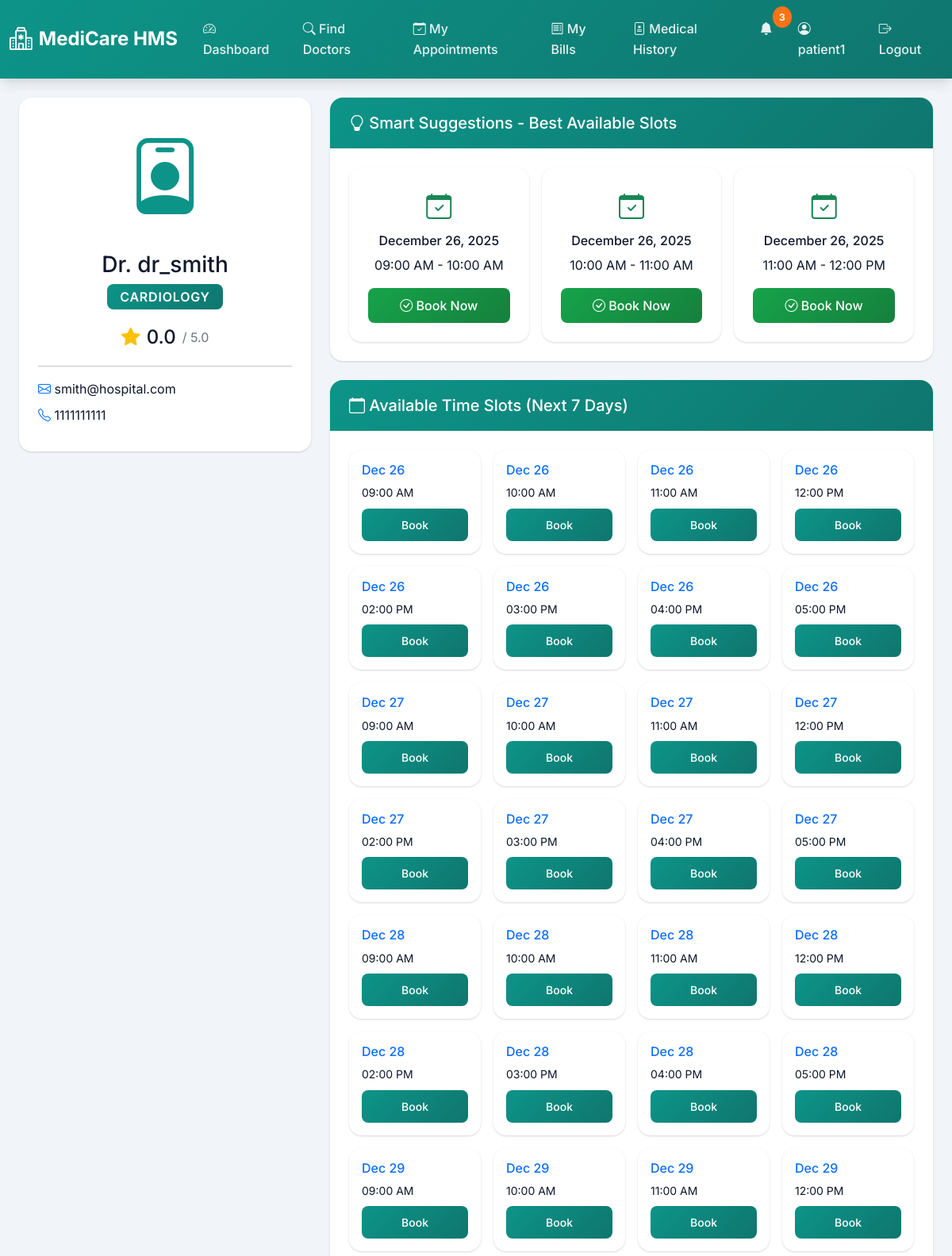
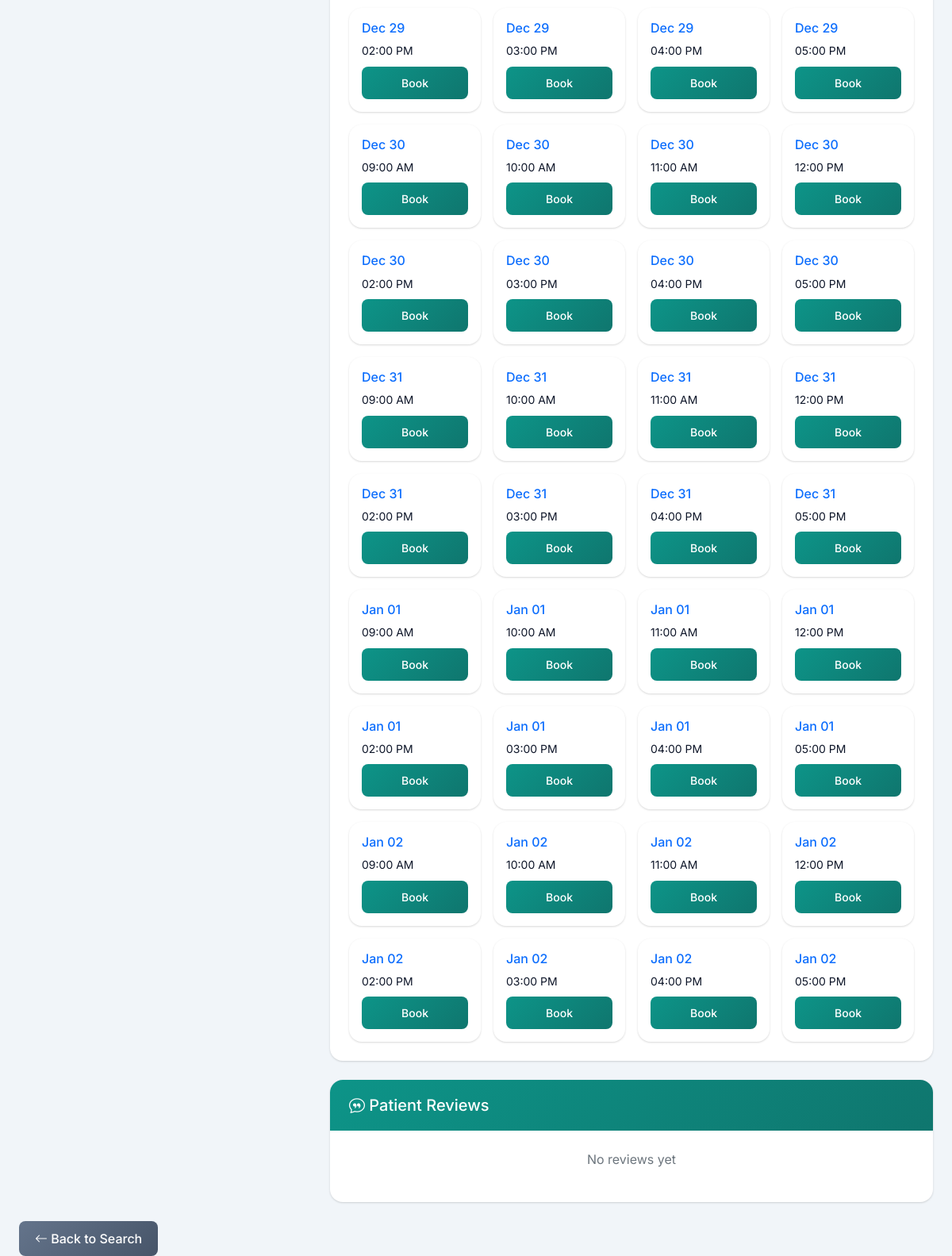
The app's page /patient/doctors/1 (signed in) with its own data (2 pictures, top to bottom).
### models.py (models this page shows, shortened)
class User(db.Model):
    __tablename__ = 'users'
    id = db.Column(db.Integer, primary_key=True)
    username = db.Column(db.String(80), unique=True, nullable=False)
    password_hash = db.Column(db.String(255), nullable=False)
    email = db.Column(db.String(120), unique=True, nullable=False)
    phone = db.Column(db.String(20))
    role = db.Column(db.String(20), nullable=False)  # admin, doctor, patient
    full_name = db.Column(db.String(150))
    date_of_birth = db.Column(db.Date)
    gender = db.Column(db.String(10))
    address = db.Column(db.Text)
    profile_image = db.Column(db.String(255))
    is_active = db.Column(db.Boolean, default=True)
    created_at = db.Column(db.DateTime, default=datetime.utcnow)
    last_login = db.Column(db.DateTime)

class Doctor(db.Model):
    __tablename__ = 'doctors'
    id = db.Column(db.Integer, primary_key=True)
    user_id = db.Column(db.Integer, db.ForeignKey('users.id'), nullable=False)
    specialization = db.Column(db.String(100), nullable=False)
    rating = db.Column(db.Float, default=0.0)
    license_number = db.Column(db.String(50))
    qualifications = db.Column(db.Text)
    experience_years = db.Column(db.Integer)
    consultation_fee = db.Column(db.Float, default=0.0)
    bio = db.Column(db.Text)
    department = db.Column(db.String(100))
    room_number = db.Column(db.String(20))
    user = db.relationship('User', backref='doctor_profile')
    availabilities = db.relationship('Availability', backref='doctor', lazy=True, cascade='all, delete-orphan')
    appointments = db.relationship('Appointment', backref='doctor', lazy=True)

### routes/patient.py (the view)
@bp.route('/doctors/<int:doctor_id>')
@role_required('patient')
def doctor_profile(doctor_id):
    doctor = Doctor.query.get_or_404(doctor_id)
    today = date.today()
    seven_days = today + timedelta(days=7)
    available_slots = get_default_time_slots(doctor.id, today, seven_days)
    suggestions = get_smart_suggestions(available_slots)
    recent_ratings = Rating.query.filter_by(doctor_id=doctor.id).order_by(
        Rating.created_at.desc()
    ).limit(5).all()
    return render_template('patient/doctor_profile.html',
                         doctor=doctor,
                         available_slots=available_slots,
                         suggestions=suggestions,
                         recent_ratings=recent_ratings)

### app.py (called while the page is built)
@app.context_processor
def inject_notifications():
    if 'user_id' in session:
        from utils.notifications import get_unread_count
        return {'unread_count': get_unread_count(session['user_id'])}
    return {'unread_count': 0}

### routes/patient.py (called while the page is built)
def get_smart_suggestions(available_slots):
    if not available_slots:
        return []
    today = date.today()
    three_days = today + timedelta(days=3)
    priority_slots = [s for s in available_slots if s.date <= three_days]
    if not priority_slots:
        priority_slots = available_slots
    priority_slots.sort(key=lambda x: (x.date, x.start_time))
    return priority_slots[:3]

### utils/auth.py (called while the page is built)
def role_required(role):
    def decorator(f):
        @wraps(f)
        def decorated_function(*args, **kwargs):
            if 'user_id' not in session:
                flash('Please log in to access this page.', 'error')
                return redirect(url_for('shared.login'))
            if session.get('role') != role:
                flash('You do not have permission to access this page.', 'error')
                return redirect(url_for('shared.login'))
            return f(*args, **kwargs)
        return decorated_function
    return decorator

### utils/notifications.py (called while the page is built)
def get_unread_count(user_id):
    return Notification.query.filter_by(user_id=user_id, is_read=False).count()

### templates/patient/doctor_profile.html (shortened to what this page needs)
{% extends "base.html" %}
{% block content %}
<div class="container-fluid">
    <div class="row g-4">
        <div class="col-md-4">
            <div class="card">
                <div class="card-body text-center">
                    <i class="bi bi-person-badge" style="font-size: 6rem; color: var(--primary-color);"></i>
                    <h3 class="mt-3">Dr. {{ doctor.user.username }}</h3>
                    <span class="badge bg-primary mb-3" style="font-size: 1rem;">{{ doctor.specialization }}</span>
                    <div class="mb-3">
                        <div class="d-flex justify-content-center align-items-center mb-2">
                            <i class="bi bi-star-fill text-warning me-2" style="font-size: 1.5rem;"></i>
                            <h4 class="mb-0">{{ "%.1f"|format(doctor.rating) }}</h4>
                            <span class="text-muted ms-2">/ 5.0</span>
                        </div>
                    </div>
                    <hr>
                    <div class="text-start">
                        <p class="mb-2"><i class="bi bi-envelope text-primary"></i> {{ doctor.user.email }}</p>
                        <p class="mb-2"><i class="bi bi-telephone text-primary"></i> {{ doctor.user.phone }}</p>
                    </div>
                </div>
            </div>
        </div>
        <div class="col-md-8">
            {% if suggestions %}
            <div class="card mb-4">
                <div class="card-header bg-success text-white">
                    <h5 class="mb-0"><i class="bi bi-lightbulb"></i> Smart Suggestions - Best Available Slots</h5>
                </div>
                <div class="card-body">
                    <div class="row g-3">
                        {% for slot in suggestions %}
                        <div class="col-md-4">
                            <div class="card border-success h-100">
                                <div class="card-body text-center">
                                    <i class="bi bi-calendar-check text-success" style="font-size: 2rem;"></i>
                                    <h6 class="mt-2">{{ slot.date.strftime('%B %d, %Y') }}</h6>
                                    <p class="mb-3">{{ slot.start_time.strftime('%I:%M %p') }} - {{ slot.end_time.strftime('%I:%M %p') }}</p>
                                    <form method="POST" action="{{ url_for('patient.book_appointment') }}">
                                        <button type="submit" class="btn btn-success w-100">
                                            <i class="bi bi-check-circle"></i> Book Now
                                        </button>
                                    </form>
                                </div>
                            </div>
                        </div>
                        {% endfor %}
                    </div>
                </div>
            </div>
            {% endif %}
            <div class="card mb-4">
                <div class="card-header">
                    <h5 class="mb-0"><i class="bi bi-calendar"></i> Available Time Slots (Next 7 Days)</h5>
                </div>
                <div class="card-body">
                    {% if available_slots %}
                    <div class="row g-3">
                        {% for slot in available_slots %}
                        <div class="col-md-3">
                            <div class="card border-primary">
                                <div class="card-body p-3">
                                    <h6 class="text-primary mb-2">{{ slot.date.strftime('%b %d') }}</h6>
                                    <p class="mb-2 small">{{ slot.start_time.strftime('%I:%M %p') }}</p>
                                    <form method="POST" action="{{ url_for('patient.book_appointment') }}">
                                        <button type="submit" class="btn btn-primary btn-sm w-100">Book</button>
                                    </form>
                                </div>
                            </div>
                        </div>
                        {% endfor %}
                    </div>
                    {% else %}
                    <div class="text-center py-5">
                        <i class="bi bi-calendar-x" style="font-size: 3rem; color: var(--text-secondary);"></i>
                        <p class="text-muted mt-3">No available slots at this time</p>
                    </div>
                    {% endif %}
                </div>
            </div>
            <div class="card">
                <div class="card-header">
                    <h5 class="mb-0"><i class="bi bi-chat-quote"></i> Patient Reviews</h5>
                </div>
                <div class="card-body">
                    {% if recent_ratings %}
                    {% for rating in recent_ratings %}
                    <div class="mb-3 pb-3 border-bottom">
                        <div class="d-flex justify-content-between align-items-center mb-2">
                            <div>
                                {% for i in range(rating.rating) %}
                                <i class="bi bi-star-fill text-warning"></i>
                                {% endfor %}
                                {% for i in range(5 - rating.rating) %}
                                <i class="bi bi-star text-warning"></i>
                                {% endfor %}
                            </div>
                            <small class="text-muted">{{ rating.created_at.strftime('%B %d, %Y') }}</small>
                        </div>
                        <p class="mb-0">{{ rating.feedback or 'No feedback provided' }}</p>
                    </div>
                    {% endfor %}
                    {% else %}
                    <p class="text-muted text-center">No reviews yet</p>
                    {% endif %}
                </div>
            </div>
        </div>
    </div>
    <div class="mt-4">
        <a href="{{ url_for('patient.search_doctors') }}" class="btn btn-secondary">
            <i class="bi bi-arrow-left"></i> Back to Search
        </a>
    </div>
</div>
{% endblock %}

### static/css/style.css (style rules this page uses)
:root { --primary-color: #0d9488; --primary-dark: #0f766e; --primary-light: #14b8a6; --secondary-color: #7c3aed; --secondary-dark: #6d28d9; --accent-color: #f97316; --danger-color: #dc2626; --warning-color: #eab308; --success-color: #16a34a; --info-color: #0284c7; --dark-bg: #0f172a; --light-bg: #f1f5f9; --card-bg: #ffffff; --text-primary: #0f172a; --text-secondary: #475569; --border-color: #cbd5e1; --shadow: 0 1px 3px 0 rgba(0, 0, 0, 0.1), 0 1px 2px 0 rgba(0, 0, 0, 0.06); --shadow-lg: 0 10px 15px -3px rgba(0, 0, 0, 0.1), 0 4px 6px -2px rgba(0, 0, 0, 0.05); --medical-teal: #0d9488; --medical-purple: #7c3aed; --medical-orange: #f97316; }
* { margin: 0; padding: 0; box-sizing: border-box; }
body { font-family: 'Inter', -apple-system, BlinkMacSystemFont, 'Segoe UI', Roboto, sans-serif; background-color: var(--light-bg); color: var(--text-primary); line-height: 1.6; }
.card { border: none; border-radius: 1rem; box-shadow: var(--shadow); transition: transform 0.3s ease, box-shadow 0.3s ease; background-color: var(--card-bg); }
.card-header { background: linear-gradient(135deg, var(--medical-teal) 0%, var(--primary-dark) 100%); color: white; border: none; border-radius: 1rem 1rem 0 0 !important; padding: 1.25rem 1.5rem; font-weight: 600; }
.card-body { padding: 1.5rem; }
.btn { border-radius: 0.5rem; padding: 0.625rem 1.25rem; font-weight: 500; transition: all 0.3s ease; border: none; }
.btn-primary { background: linear-gradient(135deg, var(--medical-teal) 0%, var(--primary-dark) 100%); }
.btn-success { background: linear-gradient(135deg, var(--success-color) 0%, #15803d 100%); }
.btn-secondary { background: linear-gradient(135deg, #64748b 0%, #475569 100%); }
.badge { padding: 0.5rem 1rem; border-radius: 0.5rem; font-weight: 600; font-size: 0.75rem; text-transform: uppercase; letter-spacing: 0.05em; }
.badge.bg-primary { background: linear-gradient(135deg, var(--medical-teal) 0%, var(--primary-dark) 100%) !important; }
* { transition: background-color 0.2s ease, color 0.2s ease; }

### records on screen
User: user.username "dr_smith", user.email "smith@hospital.com", user.phone "1111111111"
Doctor: specialization "CARDIOLOGY", rating "0.0"

### other values on screen
{{ unread_count }} "3"
{{ session.username }} "patient1"
{{ slot.date.strftime('%B %d, %Y') }} "December 26, 2025" "December 26, 2025" "December 26, 2025"
{{ slot.start_time.strftime('%I:%M %p') }} "09:00 AM" "10:00 AM" "11:00 AM"
{{ slot.end_time.strftime('%I:%M %p') }} "10:00 AM" "11:00 AM" "12:00 PM"
{{ slot.date.strftime('%b %d') }} "Dec 26" "Dec 26" "Dec 26" "Dec 26" "Dec 26" "Dec 26" "Dec 26" "Dec 26" "Dec 27" "Dec 27" "Dec 27" "Dec 27" "Dec 27" "Dec 27" "Dec 27" "Dec 27" "Dec 28" "Dec 28" "Dec 28" "Dec 28" "Dec 28" "Dec 28" "Dec 28" "Dec 28" "Dec 29" "Dec 29" "Dec 29" "Dec 29" "Dec 29" "Dec 29" "Dec 29" "Dec 29" "Dec 30" "Dec 30" "Dec 30" "Dec 30" "Dec 30" "Dec 30" "Dec 30" "Dec 30" "Dec 31" "Dec 31" "Dec 31" "Dec 31" "Dec 31" "Dec 31" "Dec 31" "Dec 31" "Jan 01" "Jan 01" "Jan 01" "Jan 01" "Jan 01" "Jan 01" "Jan 01" "Jan 01" "Jan 02" "Jan 02" "Jan 02" "Jan 02" "Jan 02" "Jan 02" "Jan 02" "Jan 02"
{{ slot.start_time.strftime('%I:%M %p') }} "09:00 AM" "10:00 AM" "11:00 AM" "12:00 PM" "02:00 PM" "03:00 PM" "04:00 PM" "05:00 PM" "09:00 AM" "10:00 AM" "11:00 AM" "12:00 PM" "02:00 PM" "03:00 PM" "04:00 PM" "05:00 PM" "09:00 AM" "10:00 AM" "11:00 AM" "12:00 PM" "02:00 PM" "03:00 PM" "04:00 PM" "05:00 PM" "09:00 AM" "10:00 AM" "11:00 AM" "12:00 PM" "02:00 PM" "03:00 PM" "04:00 PM" "05:00 PM" "09:00 AM" "10:00 AM" "11:00 AM" "12:00 PM" "02:00 PM" "03:00 PM" "04:00 PM" "05:00 PM" "09:00 AM" "10:00 AM" "11:00 AM" "12:00 PM" "02:00 PM" "03:00 PM" "04:00 PM" "05:00 PM" "09:00 AM" "10:00 AM" "11:00 AM" "12:00 PM" "02:00 PM" "03:00 PM" "04:00 PM" "05:00 PM" "09:00 AM" "10:00 AM" "11:00 AM" "12:00 PM" "02:00 PM" "03:00 PM" "04:00 PM" "05:00 PM"
